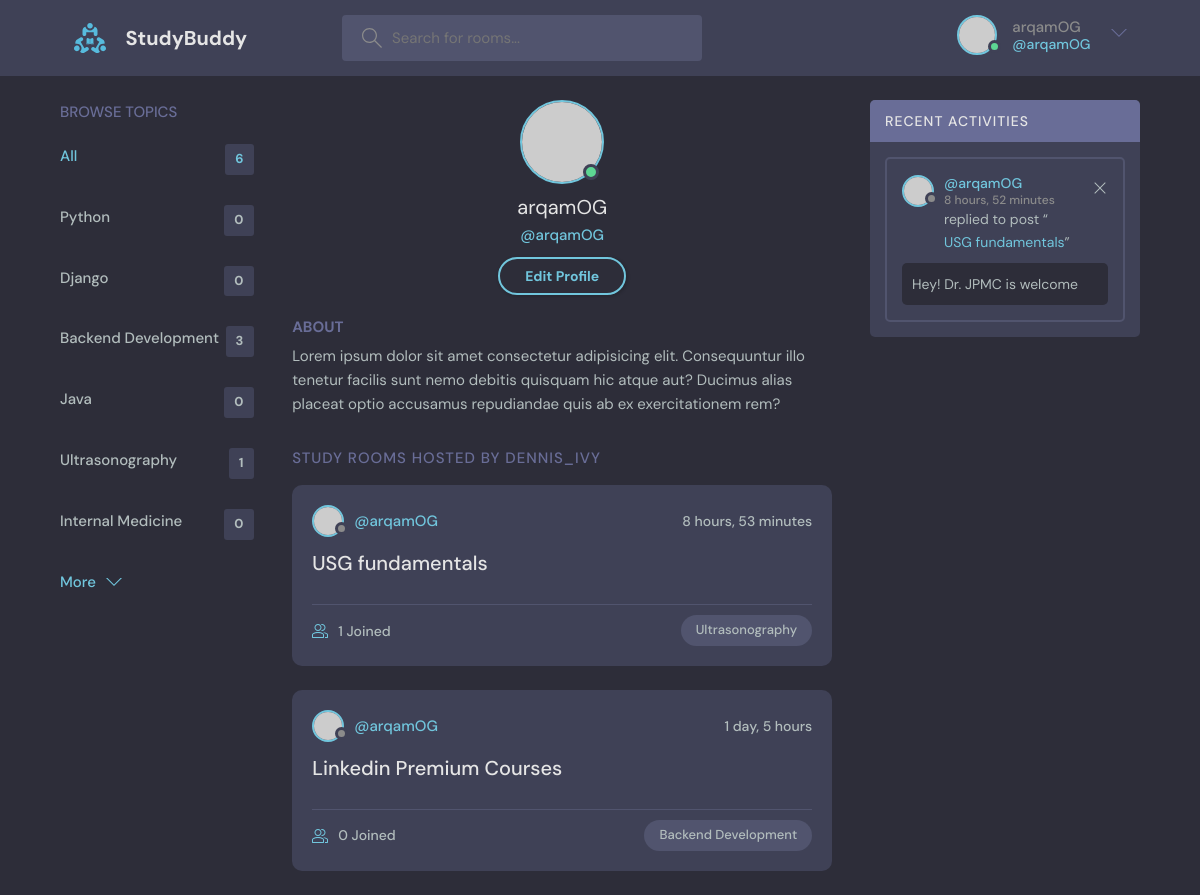
Screenshot of /profile/1 (signed in) with the database file from the repository.
### base/models.py (models this page shows, shortened)
class Topic(models.Model):
    name = models.CharField(max_length=200)
    def __str__(self):
        return self.name

class Room(models.Model):
    host = models.ForeignKey(User, on_delete=models.SET_NULL, null=True)
    topic = models.ForeignKey(
        Topic, on_delete=models.SET_NULL, null=True, blank=True)
    name = models.CharField(max_length=200)
    description = models.TextField(null=True, blank=True)
    participants = models.ManyToManyField(User, related_name="participants", blank=True)
    updated = models.DateTimeField(auto_now=True)
    created = models.DateTimeField(auto_now_add=True)
    class Meta:
          ordering = ['-updated', '-created']

class Message(models.Model):
    user = models.ForeignKey(User, on_delete=models.CASCADE)
    room = models.ForeignKey(Room, on_delete=models.CASCADE)
    body = models.TextField()
    updated = models.DateTimeField(auto_now=True)
    created = models.DateTimeField(auto_now_add=True)
    class Meta:
        ordering = ['-updated', '-created']
    def __str__(self):
        return self.body[:25] + ('...' if len(self.body) > 50 else '')

### base/views.py (the view)
# urls.py: path('profile/<str:user_id>', views.user_profile, name='user-profile'),
@login_required
def user_profile(request, user_id):
    user_ = User.objects.get(id=user_id)
    rooms = user_.room_set.all()
    comments = user_.message_set.all()
    topics = Topic.objects.all()
    context = {'user': user_, 'rooms': rooms, 'comments': comments, 'topics': topics}
    return render(request, 'base/profile.html', context)

### base/templates/base/profile.html
{% extends "main.html" %}
{% block content %}
  <main class="profile-page layout layout--3">
    <div class="container">
      {% include 'base/topic_component.html' %}
      <div class="roomList">
        <div class="profile">
          <div class="profile__avatar">
            <div class="avatar avatar--large active">
              <img src="https://randomuser.me/api/portraits/men/11.jpg" />
            </div>
          </div>
          <div class="profile__info">
            <h3>{{user.username}}</h3>
            <p>@{{user.username}}</p>
            {% if request.user == user %}
            <a href="{% url 'edit-profile' %}" class="btn btn--main btn--pill">Edit Profile</a>
            {% endif %}
          </div>
          <div class="profile__about">
            <h3>About</h3>
            <p>
              Lorem ipsum dolor sit amet consectetur adipisicing elit. Consequuntur illo tenetur
              facilis sunt nemo debitis quisquam hic atque aut? Ducimus alias placeat optio
              accusamus repudiandae quis ab ex exercitationem rem?
            </p>
          </div>
        </div>
        <div class="roomList__header">
          <div>
            <h2>Study Rooms Hosted by dennis_ivy</a>
            </h2>
          </div>
        </div>
        {% include 'base/feed_component.html' %}
      </div>
      {% include 'base/activity_component.html' %}
    </div>
  </main>
{% endblock content %}

### templates/navbar.html (shortened to what this page needs)
{% load static %}
<header class="header header--loggedIn">
  <div class="container">
    <a href="{% url 'home' %}" class="header__logo">
      <img src="{% static 'images/logo.svg' %}" />
      <h1>StudyBuddy</h1>
    </a>
    <form class="header__search" method="GET" action="{% url 'home' %}">
      <label>
        <input type="text" name="q" placeholder="Search for rooms..." />
      </label>
    </form>
    <nav class="header__menu">
      {% if request.user.is_authenticated %}
      <div class="header__user">
        <a href="profile.html">
          <div class="avatar avatar--medium active">
            <img src="https://randomuser.me/api/portraits/men/37.jpg" />
          </div>
          <p>{{request.user.username}} <span>@{{request.user.username}}</span></p>
        </a>
        <button class="dropdown-button">
          <svg
            version="1.1"
            xmlns="http://www.w3.org/2000/svg"
            width="32"
            height="32"
            viewBox="0 0 32 32"
          >
            <title>chevron-down</title>
            <path d="M16 21l-13-13h-3l16 16 16-16h-3l-13 13z"></path>
          </svg>
        </button>
      </div>
      {% else %}
      <a href="{% url 'login-user' %}">
        <img src="{% static 'images/avatar.svg' %}" />
        <p>Login</p>
      </a>
      {% endif %}
    </nav>
  </div>
</header>

### base/templates/base/topic_component.html
<div class="topics">
  <div class="topics__header">
    <h2>Browse Topics</h2>
  </div>
  <ul class="topics__list">
    <li>
      <a href="{% url 'home' %}" class="active">All <span>{{topics.count}}</span></a>
    </li>
    {% for topic in topics %}
    <li>
      <a href="{% url 'home'%}?q={{topic.name}}">{{topic.name}}<span>{{topic.room_set.all.count}}</span></a>
    </li>
    {% endfor %}
  </ul>
  <a class="btn btn--link" href="{% url 'topics' %}">
    More
    <svg version="1.1" xmlns="http://www.w3.org/2000/svg" width="32" height="32" viewBox="0 0 32 32">
      <title>chevron-down</title>
      <path d="M16 21l-13-13h-3l16 16 16-16h-3l-13 13z"></path>
    </svg>
  </a>
</div>

### base/templates/base/feed_component.html (shortened to what this page needs)
{% for room in rooms %}
          <div class="roomListRoom">
            <div class="roomListRoom__header">
              <a href="{% url 'user-profile' room.host.id%}" class="roomListRoom__author">
                <div class="avatar avatar--small">
                  <img src="https://randomuser.me/api/portraits/women/11.jpg" />
                </div>
                <span>@{{room.host.username}}</span>
              </a>
              <div class="roomListRoom__actions">
                <span>{{room.created|timesince}}</span>
              </div>
            </div>
            <div class="roomListRoom__content">
              <a href="{% url 'room' room.id %}">{{room.name}}</a>
            </div>
            <div class="roomListRoom__meta">
              <a href="{% url 'room' room.id %}" class="roomListRoom__joined">
                {{room.participants.all.count}} Joined
              </a>
              <p class="roomListRoom__topic">{{room.topic}}</p>
            </div>
          </div>
          {% endfor %}

### base/templates/base/activity_component.html
<div class="activities">
  <div class="activities__header">
    <h2>Recent Activities</h2>
  </div>
  {% for comment in comments %}
  <div class="activities__box">
    <div class="activities__boxHeader roomListRoom__header">
      <a
        href="{% url 'user-profile' comment.user.id %}"
        class="roomListRoom__author"
      >
        <div class="avatar avatar--small">
          <img src="https://randomuser.me/api/portraits/women/11.jpg" />
        </div>
        <p>
          @{{comment.user.username}}
          <span>{{comment.created|timesince}}</span>
        </p>
      </a>
      {% if request.user == comment.user %}
      <div class="roomListRoom__actions">
        <a
          href="{% url 'delete-comment' room_id=comment.room.id comment_id=comment.id%}"
        >
          <svg
            version="1.1"
            xmlns="http://www.w3.org/2000/svg"
            width="32"
            height="32"
            viewBox="0 0 32 32"
          >
            <title>remove</title>
            <path
              d="M27.314 6.019l-1.333-1.333-9.98 9.981-9.981-9.981-1.333 1.333 9.981 9.981-9.981 9.98 1.333 1.333 9.981-9.98 9.98 9.98 1.333-1.333-9.98-9.98 9.98-9.981z"
            ></path>
          </svg>
        </a>
      </div>
      {% endif %}
    </div>
    <div class="activities__boxContent">
      <p>
        replied to post “<a href="{% url 'room' comment.room.id %}"
          >{{comment.room.name}}</a
        >”
      </p>
      <div class="activities__boxRoomContent">{{comment}}</div>
    </div>
  </div>
  {% endfor %}
</div>

### rows the page displays
Topic: name "Python", room_set.all.count "0"
Topic: name "Django", room_set.all.count "0"
Topic: name "Backend Development", room_set.all.count "3"
Topic: name "Java", room_set.all.count "0"
Topic: name "Ultrasonography", room_set.all.count "1"
Topic: name "Internal Medicine", room_set.all.count "0"
Room: host.username "arqamOG", created "8 hours, 53 minutes", name "USG fundamentals", participants.all.count "1", topic "Ultrasonography"
Room: host.username "arqamOG", created "1 day, 5 hours", name "Linkedin Premium Courses", participants.all.count "0", topic "Backend Development"
Message: user.username "arqamOG", created "8 hours, 52 minutes", room.name "USG fundamentals", body "Hey! Dr. JPMC is welcome"

### other values shown
{{ request.user.username }} "arqamOG"
{{ topics.count }} "6"
{{ user.username }} "arqamOG"
